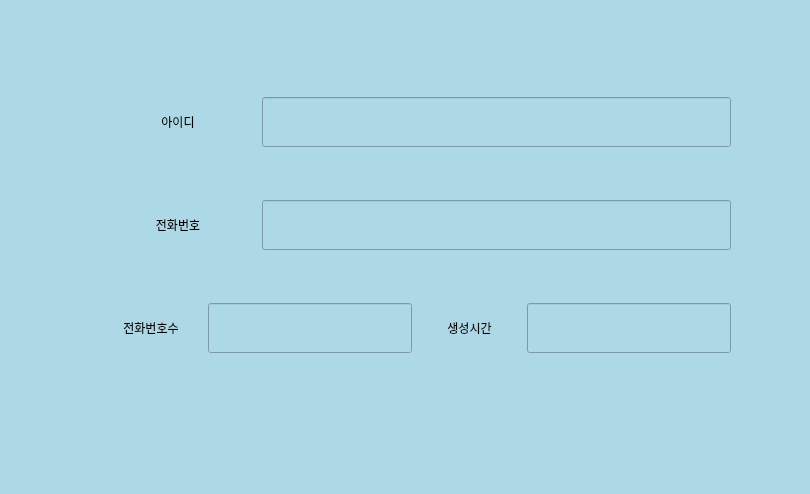
<?xml version="1.0" encoding="UTF-8"?>
<ui version="4.0">
 <class>profileOfAnother</class>
 <widget class="QWidget" name="profileOfAnother">
  <property name="geometry">
   <rect>
    <x>0</x>
    <y>0</y>
    <width>810</width>
    <height>494</height>
   </rect>
  </property>
  <property name="windowTitle">
   <string>Form</string>
  </property>
  <property name="styleSheet">
   <string notr="true">background-color: lightblue;</string>
  </property>
  <widget class="QWidget" name="gridLayoutWidget">
   <property name="geometry">
    <rect>
     <x>100</x>
     <y>50</y>
     <width>631</width>
     <height>351</height>
    </rect>
   </property>
   <layout class="QGridLayout" name="gridLayout" columnstretch="1,3">
    <item row="2" column="1">
     <widget class="QLineEdit" name="anoProfile_phone">
      <property name="minimumSize">
       <size>
        <width>0</width>
        <height>50</height>
       </size>
      </property>
      <property name="readOnly">
       <bool>true</bool>
      </property>
     </widget>
    </item>
    <item row="1" column="1">
     <widget class="QLineEdit" name="anoProfile_userId">
      <property name="minimumSize">
       <size>
        <width>0</width>
        <height>50</height>
       </size>
      </property>
      <property name="readOnly">
       <bool>true</bool>
      </property>
     </widget>
    </item>
    <item row="2" column="0">
     <widget class="QLabel" name="label">
      <property name="minimumSize">
       <size>
        <width>0</width>
        <height>50</height>
       </size>
      </property>
      <property name="styleSheet">
       <string notr="true">color: black;</string>
      </property>
      <property name="text">
       <string>전화번호</string>
      </property>
      <property name="alignment">
       <set>Qt::AlignmentFlag::AlignCenter</set>
      </property>
     </widget>
    </item>
    <item row="1" column="0">
     <widget class="QLabel" name="label_4">
      <property name="minimumSize">
       <size>
        <width>0</width>
        <height>50</height>
       </size>
      </property>
      <property name="styleSheet">
       <string notr="true">color : black;</string>
      </property>
      <property name="text">
       <string>아이디</string>
      </property>
      <property name="alignment">
       <set>Qt::AlignmentFlag::AlignCenter</set>
      </property>
     </widget>
    </item>
    <item row="3" column="0" colspan="2">
     <layout class="QHBoxLayout" name="horizontalLayout" stretch="1,2,1,2">
      <item>
       <widget class="QLabel" name="label_6">
        <property name="styleSheet">
         <string notr="true">color:black;</string>
        </property>
        <property name="text">
         <string>전화번호수</string>
        </property>
        <property name="alignment">
         <set>Qt::AlignmentFlag::AlignCenter</set>
        </property>
       </widget>
      </item>
      <item>
       <widget class="QLineEdit" name="anoProfile_count">
        <property name="minimumSize">
         <size>
          <width>0</width>
          <height>50</height>
         </size>
        </property>
        <property name="readOnly">
         <bool>true</bool>
        </property>
       </widget>
      </item>
      <item>
       <widget class="QLabel" name="label_5">
        <property name="styleSheet">
         <string notr="true">color:black;</string>
        </property>
        <property name="text">
         <string>생성시간</string>
        </property>
        <property name="alignment">
         <set>Qt::AlignmentFlag::AlignCenter</set>
        </property>
       </widget>
      </item>
      <item>
       <widget class="QLineEdit" name="anoProfile_createTime">
        <property name="minimumSize">
         <size>
          <width>0</width>
          <height>50</height>
         </size>
        </property>
        <property name="readOnly">
         <bool>true</bool>
        </property>
       </widget>
      </item>
     </layout>
    </item>
   </layout>
  </widget>
 </widget>
 <resources/>
 <connections/>
</ui>
